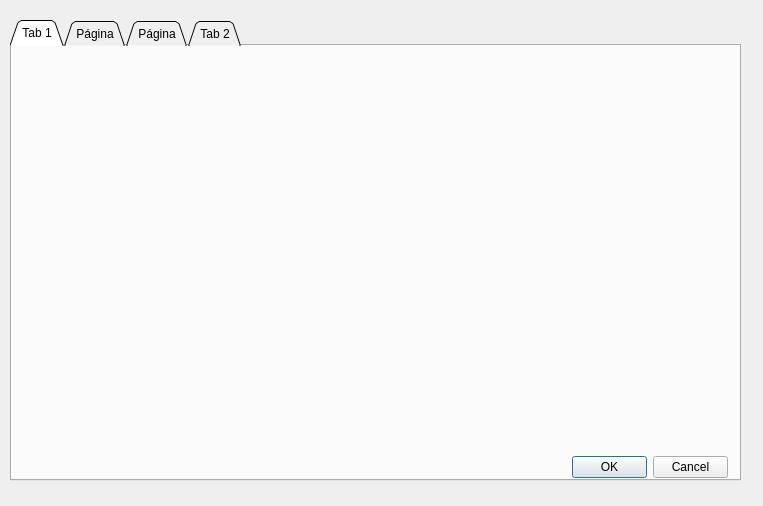
<?xml version="1.0" encoding="UTF-8"?>
<ui version="4.0">
 <author>J.Horacio Hernandez Anguiano</author>
 <class>Dialog</class>
 <widget class="QDialog" name="Dialog">
  <property name="geometry">
   <rect>
    <x>0</x>
    <y>0</y>
    <width>763</width>
    <height>506</height>
   </rect>
  </property>
  <property name="windowTitle">
   <string>Dialog</string>
  </property>
  <widget class="QTabWidget" name="tabWidget">
   <property name="geometry">
    <rect>
     <x>10</x>
     <y>20</y>
     <width>731</width>
     <height>461</height>
    </rect>
   </property>
   <property name="tabShape">
    <enum>QTabWidget::Triangular</enum>
   </property>
   <property name="currentIndex">
    <number>0</number>
   </property>
   <property name="tabBarAutoHide">
    <bool>false</bool>
   </property>
   <widget class="QWidget" name="tab">
    <attribute name="title">
     <string>Tab 1</string>
    </attribute>
    <widget class="QDialogButtonBox" name="buttonBox_2">
     <property name="geometry">
      <rect>
       <x>560</x>
       <y>410</y>
       <width>156</width>
       <height>23</height>
      </rect>
     </property>
     <property name="standardButtons">
      <set>QDialogButtonBox::Cancel|QDialogButtonBox::Ok</set>
     </property>
    </widget>
   </widget>
   <widget class="QWidget" name="tab_3">
    <attribute name="title">
     <string>Página</string>
    </attribute>
   </widget>
   <widget class="QWidget" name="tab_4">
    <attribute name="title">
     <string>Página</string>
    </attribute>
   </widget>
   <widget class="QWidget" name="tab_2">
    <attribute name="title">
     <string>Tab 2</string>
    </attribute>
   </widget>
  </widget>
 </widget>
 <resources/>
 <connections/>
</ui>
